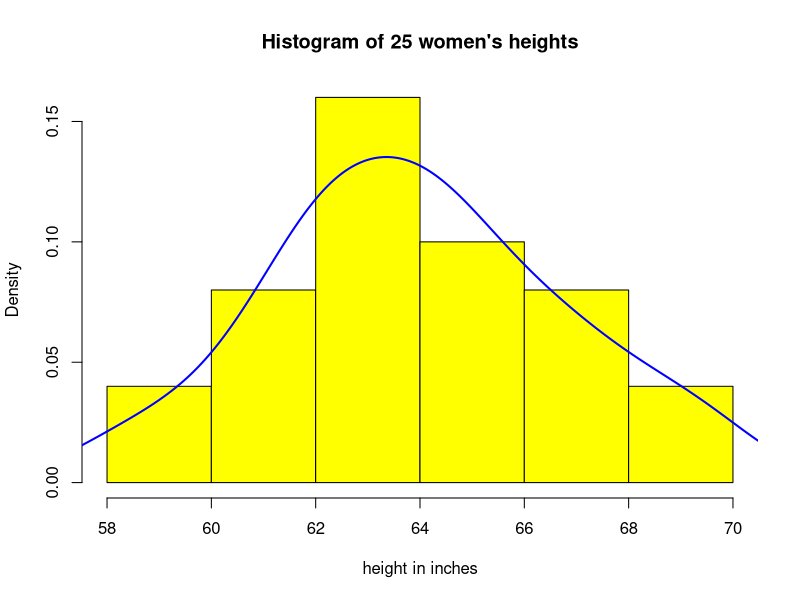
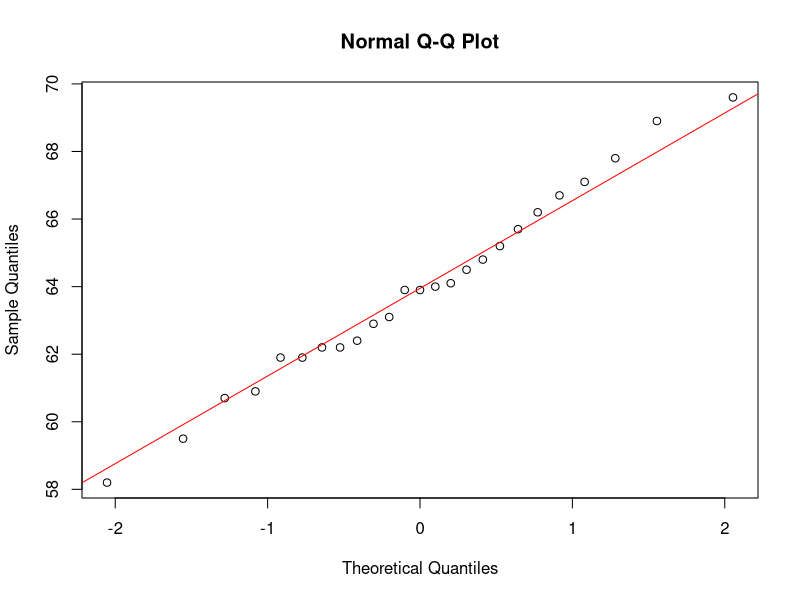

R code for these plots, in order:
######################################################################
# STAT 7030 - Categorical Data Analysis 
# Peng Zeng (Auburn University)
# 2023-12-14
######################################################################

######################################################################
# heights of women
######################################################################

height = c(58.2, 64.0, 59.5, 64.5, 60.7, 64.1, 60.9, 64.8,
           61.9, 65.2, 61.9, 65.7, 62.2, 66.2, 62.2, 66.7,
           62.4, 67.1, 62.9, 67.8, 63.9, 68.9, 63.1, 69.6, 63.9)

# histogram 
hist(height, prob = T, main = "Histogram of 25 women's heights", 
     xlab = "height in inches", col = "yellow")
lines(density(height), lwd = 2, col = "blue")

# QQ-plot 
qqnorm(height)
qqline(height, col = "red")

# summary statistics 
mean(height)    # mean = 63.932
var(height)     # var = 7.956433
sd(height)      # sd = 2.820715

# CI = (62.8263, 65.0377) by nornal approximation 
mean(height) + c(-1, 1) * qnorm(0.975) * sd(height) / sqrt(25)
# CI = (62.76767, 65.09633) by t-distribution 
mean(height) + c(-1, 1) * qt(0.975, 24) * sd(height) / sqrt(25)

# hypothesis testing H0: mu = 62 versus Ha: mu > 62 
t.test(height, mu = 62)                           # CI = (62.76767 65.09633)
t.test(height, mu = 62, alternative = "greater")  # t0 = 3.4247, p-value = 0.001109

######################################################################
# THE END
######################################################################
